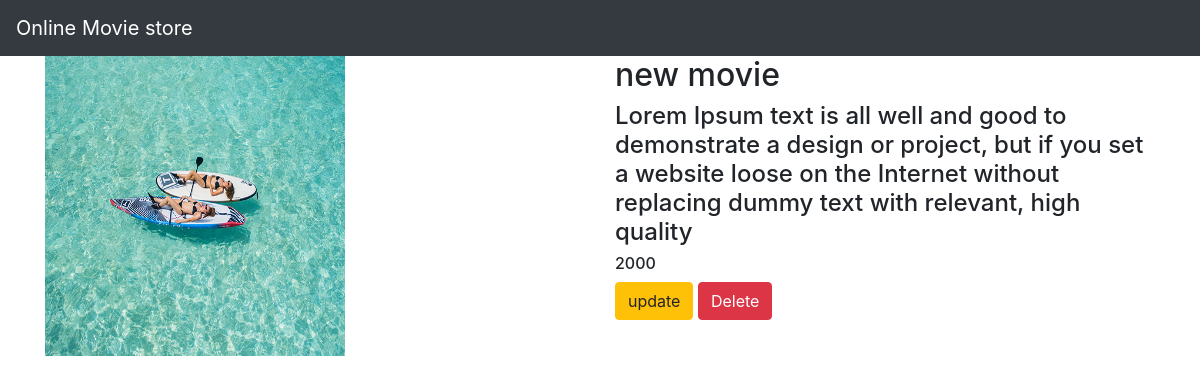
/movie/3/, run on the app's committed database.
### movieapp/models.py (models this page shows)
class Movie(models.Model):
    name=models.CharField(max_length=250)
    desc=models.TextField()
    year=models.IntegerField()
    img=models.ImageField(upload_to='gallery')

### movieapp/views.py (the view)
# urls.py: path('movie/<int:movie_id>/',views.detail,name='detail'),
def detail(request,movie_id):
    movie=Movie.objects.get(id=movie_id)
    return render(request,"detail.html",{'movie':movie})
    return HttpResponse("this is movie no %s" % movie_id)

### templates/detail.html
{% extends 'base.html' %}
{% block body %}
<div class="container">
    <div class="row">
        <div class="col-md-6">
            <img src="{{movie.img.url}}" width="300" height="300">
        </div>
        <div class="col-md-6">
         <h2>{{movie.name}}</h2>
          <h4>{{movie.desc}}</h4>
          <h6>{{movie.year}}</h6>
            <a class="btn btn-warning" href="{% url 'movieapp:update' movie.id %}"> update </a>
            <a class="btn btn-danger" href="{% url 'movieapp:delete' movie.id %}">Delete</a>
        </div>
    </div>
</div>
{% endblock %}

### static/style.css (style rules this page uses)
body { background-color:white; }

### data on the page
Movie: img (picture), name "new movie", desc "Lorem Ipsum text is all well and good to demonstrate a design or project, but if you set a website loose on the Internet without replacing dummy text with relevant, high quality", year "2000"
